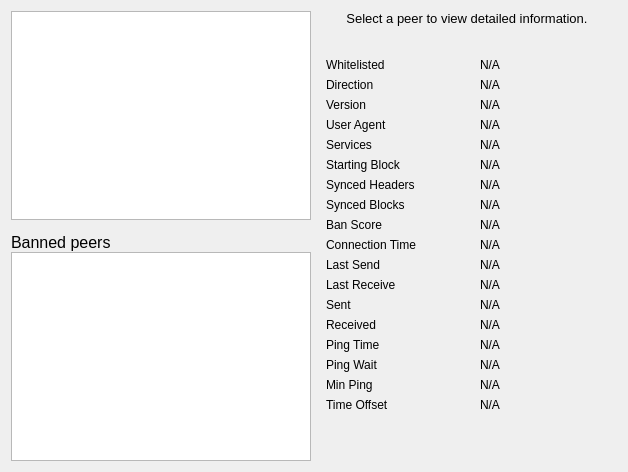
     <widget class="QWidget" name="page_4">
      <layout class="QGridLayout" name="gridLayout_5">
       <item row="0" column="0" rowspan="2">
        <layout class="QVBoxLayout" name="verticalLayout_101">
         <property name="spacing">
          <number>0</number>
         </property>
         <item>
          <widget class="QTableView" name="peerWidget">
           <property name="horizontalScrollBarPolicy">
            <enum>Qt::ScrollBarAsNeeded</enum>
           </property>
           <property name="tabKeyNavigation">
            <bool>false</bool>
           </property>
           <property name="sortingEnabled">
            <bool>true</bool>
           </property>
           <attribute name="horizontalHeaderHighlightSections">
            <bool>false</bool>
           </attribute>
          </widget>
         </item>
         <item>
          <widget class="QLabel" name="banHeading">
           <property name="sizePolicy">
            <sizepolicy hsizetype="Preferred" vsizetype="Minimum">
             <horstretch>0</horstretch>
             <verstretch>0</verstretch>
            </sizepolicy>
           </property>
           <property name="minimumSize">
            <size>
             <width>300</width>
             <height>32</height>
            </size>
           </property>
           <property name="maximumSize">
            <size>
             <width>16777215</width>
             <height>32</height>
            </size>
           </property>
           <property name="font">
            <font>
             <pointsize>12</pointsize>
            </font>
           </property>
           <property name="cursor">
            <cursorShape>IBeamCursor</cursorShape>
           </property>
           <property name="text">
            <string>Banned peers</string>
           </property>
           <property name="alignment">
            <set>Qt::AlignBottom|Qt::AlignLeading|Qt::AlignLeft</set>
           </property>
           <property name="wordWrap">
            <bool>true</bool>
           </property>
           <property name="textInteractionFlags">
            <set>Qt::NoTextInteraction</set>
           </property>
          </widget>
         </item>
         <item>
          <widget class="QTableView" name="banlistWidget">
           <property name="sizePolicy">
            <sizepolicy hsizetype="Expanding" vsizetype="Expanding">
             <horstretch>0</horstretch>
             <verstretch>0</verstretch>
            </sizepolicy>
           </property>
           <property name="horizontalScrollBarPolicy">
            <enum>Qt::ScrollBarAsNeeded</enum>
           </property>
           <property name="tabKeyNavigation">
            <bool>false</bool>
           </property>
           <property name="sortingEnabled">
            <bool>true</bool>
           </property>
           <attribute name="horizontalHeaderHighlightSections">
            <bool>false</bool>
           </attribute>
          </widget>
         </item>
        </layout>
       </item>
       <item row="0" column="1">
        <widget class="QLabel" name="peerHeading">
         <property name="sizePolicy">
          <sizepolicy hsizetype="Preferred" vsizetype="Minimum">
           <horstretch>0</horstretch>
           <verstretch>0</verstretch>
          </sizepolicy>
         </property>
         <property name="minimumSize">
          <size>
           <width>300</width>
           <height>32</height>
          </size>
         </property>
         <property name="font">
          <font>
           <pointsize>10</pointsize>
          </font>
         </property>
         <property name="cursor">
          <cursorShape>IBeamCursor</cursorShape>
         </property>
         <property name="text">
          <string>Select a peer to view detailed information.</string>
         </property>
         <property name="alignment">
          <set>Qt::AlignHCenter|Qt::AlignTop</set>
         </property>
         <property name="wordWrap">
          <bool>true</bool>
         </property>
         <property name="textInteractionFlags">
          <set>Qt::LinksAccessibleByMouse|Qt::TextSelectableByKeyboard|Qt::TextSelectableByMouse</set>
         </property>
        </widget>
       </item>
       <item row="1" column="1">
        <widget class="QWidget" name="detailWidget" native="true">
         <property name="minimumSize">
          <size>
           <width>300</width>
           <height>0</height>
          </size>
         </property>
         <layout class="QGridLayout" name="gridLayout_3">
          <item row="0" column="0">
           <widget class="QLabel" name="label_30">
            <property name="text">
             <string>Whitelisted</string>
            </property>
           </widget>
          </item>
          <item row="0" column="2">
           <widget class="QLabel" name="peerWhitelisted">
            <property name="cursor">
             <cursorShape>IBeamCursor</cursorShape>
            </property>
            <property name="text">
             <string>N/A</string>
            </property>
            <property name="textFormat">
             <enum>Qt::PlainText</enum>
            </property>
            <property name="textInteractionFlags">
             <set>Qt::LinksAccessibleByMouse|Qt::TextSelectableByKeyboard|Qt::TextSelectableByMouse</set>
            </property>
           </widget>
          </item>
          <item row="1" column="0">
           <widget class="QLabel" name="label_23">
            <property name="text">
             <string>Direction</string>
            </property>
           </widget>
          </item>
          <item row="1" column="2">
           <widget class="QLabel" name="peerDirection">
            <property name="cursor">
             <cursorShape>IBeamCursor</cursorShape>
            </property>
            <property name="text">
             <string>N/A</string>
            </property>
            <property name="textFormat">
             <enum>Qt::PlainText</enum>
            </property>
            <property name="textInteractionFlags">
             <set>Qt::LinksAccessibleByMouse|Qt::TextSelectableByKeyboard|Qt::TextSelectableByMouse</set>
            </property>
           </widget>
          </item>
          <item row="2" column="0">
           <widget class="QLabel" name="label_21">
            <property name="text">
             <string>Version</string>
            </property>
           </widget>
          </item>
          <item row="2" column="2">
           <widget class="QLabel" name="peerVersion">
            <property name="cursor">
             <cursorShape>IBeamCursor</cursorShape>
            </property>
            <property name="text">
             <string>N/A</string>
            </property>
            <property name="textFormat">
             <enum>Qt::PlainText</enum>
            </property>
            <property name="textInteractionFlags">
             <set>Qt::LinksAccessibleByMouse|Qt::TextSelectableByKeyboard|Qt::TextSelectableByMouse</set>
            </property>
           </widget>
          </item>
          <item row="3" column="0">
           <widget class="QLabel" name="label_28">
            <property name="text">
             <string>User Agent</string>
            </property>
           </widget>
          </item>
          <item row="3" column="2">
           <widget class="QLabel" name="peerSubversion">
            <property name="cursor">
             <cursorShape>IBeamCursor</cursorShape>
            </property>
            <property name="text">
             <string>N/A</string>
            </property>
            <property name="textFormat">
             <enum>Qt::PlainText</enum>
            </property>
            <property name="textInteractionFlags">
             <set>Qt::LinksAccessibleByMouse|Qt::TextSelectableByKeyboard|Qt::TextSelectableByMouse</set>
            </property>
           </widget>
          </item>
          <item row="4" column="0">
           <widget class="QLabel" name="label_4">
            <property name="text">
             <string>Services</string>
            </property>
           </widget>
          </item>
          <item row="4" column="2">
           <widget class="QLabel" name="peerServices">
            <property name="cursor">
             <cursorShape>IBeamCursor</cursorShape>
            </property>
            <property name="text">
             <string>N/A</string>
            </property>
            <property name="textFormat">
             <enum>Qt::PlainText</enum>
            </property>
            <property name="textInteractionFlags">
             <set>Qt::LinksAccessibleByMouse|Qt::TextSelectableByKeyboard|Qt::TextSelectableByMouse</set>
            </property>
           </widget>
          </item>
          <item row="5" column="0">
           <widget class="QLabel" name="label_29">
            <property name="text">
             <string>Starting Block</string>
            </property>
           </widget>
          </item>
          <item row="5" column="2">
           <widget class="QLabel" name="peerHeight">
            <property name="cursor">
             <cursorShape>IBeamCursor</cursorShape>
            </property>
            <property name="text">
             <string>N/A</string>
            </property>
            <property name="textFormat">
             <enum>Qt::PlainText</enum>
            </property>
            <property name="textInteractionFlags">
             <set>Qt::LinksAccessibleByMouse|Qt::TextSelectableByKeyboard|Qt::TextSelectableByMouse</set>
            </property>
           </widget>
          </item>
          <item row="6" column="0">
           <widget class="QLabel" name="label_27">
            <property name="text">
             <string>Synced Headers</string>
            </property>
           </widget>
          </item>
          <item row="6" column="2">
           <widget class="QLabel" name="peerSyncHeight">
            <property name="cursor">
             <cursorShape>IBeamCursor</cursorShape>
            </property>
            <property name="text">
             <string>N/A</string>
            </property>
            <property name="textFormat">
             <enum>Qt::PlainText</enum>
            </property>
            <property name="textInteractionFlags">
             <set>Qt::LinksAccessibleByMouse|Qt::TextSelectableByKeyboard|Qt::TextSelectableByMouse</set>
            </property>
           </widget>
          </item>
          <item row="7" column="0">
           <widget class="QLabel" name="label_25">
            <property name="text">
             <string>Synced Blocks</string>
            </property>
           </widget>
          </item>
          <item row="7" column="2">
           <widget class="QLabel" name="peerCommonHeight">
            <property name="cursor">
             <cursorShape>IBeamCursor</cursorShape>
            </property>
            <property name="text">
             <string>N/A</string>
            </property>
            <property name="textFormat">
             <enum>Qt::PlainText</enum>
            </property>
            <property name="textInteractionFlags">
             <set>Qt::LinksAccessibleByMouse|Qt::TextSelectableByKeyboard|Qt::TextSelectableByMouse</set>
            </property>
           </widget>
          </item>
          <item row="8" column="0">
           <widget class="QLabel" name="label_24">
            <property name="text">
             <string>Ban Score</string>
            </property>
           </widget>
          </item>
          <item row="8" column="2">
           <widget class="QLabel" name="peerBanScore">
            <property name="cursor">
             <cursorShape>IBeamCursor</cursorShape>
            </property>
            <property name="text">
             <string>N/A</string>
            </property>
            <property name="textFormat">
             <enum>Qt::PlainText</enum>
            </property>
            <property name="textInteractionFlags">
             <set>Qt::LinksAccessibleByMouse|Qt::TextSelectableByKeyboard|Qt::TextSelectableByMouse</set>
            </property>
           </widget>
          </item>
          <item row="9" column="0">
           <widget class="QLabel" name="label_22">
            <property name="text">
             <string>Connection Time</string>
            </property>
           </widget>
          </item>
          <item row="9" column="2">
           <widget class="QLabel" name="peerConnTime">
            <property name="cursor">
             <cursorShape>IBeamCursor</cursorShape>
            </property>
            <property name="text">
             <string>N/A</string>
            </property>
            <property name="textFormat">
             <enum>Qt::PlainText</enum>
            </property>
            <property name="textInteractionFlags">
             <set>Qt::LinksAccessibleByMouse|Qt::TextSelectableByKeyboard|Qt::TextSelectableByMouse</set>
            </property>
           </widget>
          </item>
          <item row="10" column="0">
           <widget class="QLabel" name="label_15">
            <property name="text">
             <string>Last Send</string>
            </property>
           </widget>
          </item>
          <item row="10" column="2">
           <widget class="QLabel" name="peerLastSend">
            <property name="cursor">
             <cursorShape>IBeamCursor</cursorShape>
            </property>
            <property name="text">
             <string>N/A</string>
            </property>
            <property name="textFormat">
             <enum>Qt::PlainText</enum>
            </property>
            <property name="textInteractionFlags">
             <set>Qt::LinksAccessibleByMouse|Qt::TextSelectableByKeyboard|Qt::TextSelectableByMouse</set>
            </property>
           </widget>
          </item>
          <item row="11" column="0">
           <widget class="QLabel" name="label_19">
            <property name="text">
             <string>Last Receive</string>
            </property>
           </widget>
          </item>
          <item row="11" column="2">
           <widget class="QLabel" name="peerLastRecv">
            <property name="cursor">
             <cursorShape>IBeamCursor</cursorShape>
            </property>
            <property name="text">
             <string>N/A</string>
            </property>
            <property name="textFormat">
             <enum>Qt::PlainText</enum>
            </property>
            <property name="textInteractionFlags">
             <set>Qt::LinksAccessibleByMouse|Qt::TextSelectableByKeyboard|Qt::TextSelectableByMouse</set>
            </property>
           </widget>
          </item>
          <item row="12" column="0">
           <widget class="QLabel" name="label_18">
            <property name="text">
             <string>Sent</string>
            </property>
           </widget>
          </item>
          <item row="12" column="2">
           <widget class="QLabel" name="peerBytesSent">
            <property name="cursor">
             <cursorShape>IBeamCursor</cursorShape>
            </property>
            <property name="text">
             <string>N/A</string>
            </property>
            <property name="textFormat">
             <enum>Qt::PlainText</enum>
            </property>
            <property name="textInteractionFlags">
             <set>Qt::LinksAccessibleByMouse|Qt::TextSelectableByKeyboard|Qt::TextSelectableByMouse</set>
            </property>
           </widget>
          </item>
          <item row="13" column="0">
           <widget class="QLabel" name="label_20">
            <property name="text">
             <string>Received</string>
            </property>
           </widget>
          </item>
          <item row="13" column="2">
           <widget class="QLabel" name="peerBytesRecv">
            <property name="cursor">
             <cursorShape>IBeamCursor</cursorShape>
            </property>
            <property name="text">
             <string>N/A</string>
            </property>
            <property name="textFormat">
             <enum>Qt::PlainText</enum>
            </property>
            <property name="textInteractionFlags">
             <set>Qt::LinksAccessibleByMouse|Qt::TextSelectableByKeyboard|Qt::TextSelectableByMouse</set>
            </property>
           </widget>
          </item>
          <item row="14" column="0">
           <widget class="QLabel" name="label_26">
            <property name="text">
             <string>Ping Time</string>
            </property>
           </widget>
          </item>
          <item row="14" column="2">
           <widget class="QLabel" name="peerPingTime">
            <property name="cursor">
             <cursorShape>IBeamCursor</cursorShape>
            </property>
            <property name="text">
             <string>N/A</string>
            </property>
            <property name="textFormat">
             <enum>Qt::PlainText</enum>
            </property>
            <property name="textInteractionFlags">
             <set>Qt::LinksAccessibleByMouse|Qt::TextSelectableByKeyboard|Qt::TextSelectableByMouse</set>
            </property>
           </widget>
          </item>
          <item row="15" column="0">
           <widget class="QLabel" name="peerPingWaitLabel">
            <property name="toolTip">
             <string>The duration of a currently outstanding ping.</string>
            </property>
            <property name="text">
             <string>Ping Wait</string>
            </property>
           </widget>
          </item>
          <item row="15" column="2">
           <widget class="QLabel" name="peerPingWait">
            <property name="cursor">
             <cursorShape>IBeamCursor</cursorShape>
            </property>
            <property name="text">
             <string>N/A</string>
            </property>
            <property name="textFormat">
             <enum>Qt::PlainText</enum>
            </property>
            <property name="textInteractionFlags">
             <set>Qt::LinksAccessibleByMouse|Qt::TextSelectableByKeyboard|Qt::TextSelectableByMouse</set>
            </property>
           </widget>
          </item>
          <item row="16" column="0">
           <widget class="QLabel" name="peerMinPingLabel">
            <property name="text">
             <string>Min Ping</string>
            </property>
           </widget>
          </item>
          <item row="16" column="2">
           <widget class="QLabel" name="peerMinPing">
            <property name="cursor">
             <cursorShape>IBeamCursor</cursorShape>
            </property>
            <property name="text">
             <string>N/A</string>
            </property>
            <property name="textFormat">
             <enum>Qt::PlainText</enum>
            </property>
            <property name="textInteractionFlags">
             <set>Qt::LinksAccessibleByMouse|Qt::TextSelectableByKeyboard|Qt::TextSelectableByMouse</set>
            </property>
           </widget>
          </item>
          <item row="17" column="0">
           <widget class="QLabel" name="label_timeoffset">
            <property name="text">
             <string>Time Offset</string>
            </property>
           </widget>
          </item>
          <item row="17" column="2">
           <widget class="QLabel" name="timeoffset">
            <property name="cursor">
             <cursorShape>IBeamCursor</cursorShape>
            </property>
            <property name="text">
             <string>N/A</string>
            </property>
            <property name="textFormat">
             <enum>Qt::PlainText</enum>
            </property>
            <property name="textInteractionFlags">
             <set>Qt::LinksAccessibleByMouse|Qt::TextSelectableByKeyboard|Qt::TextSelectableByMouse</set>
            </property>
           </widget>
          </item>
          <item row="18" column="1">
           <spacer name="verticalSpacer_3">
            <property name="orientation">
             <enum>Qt::Vertical</enum>
            </property>
            <property name="sizeHint" stdset="0">
             <size>
              <width>20</width>
              <height>40</height>
             </size>
            </property>
           </spacer>
          </item>
         </layout>
        </widget>
       </item>
      </layout>
     </widget>
